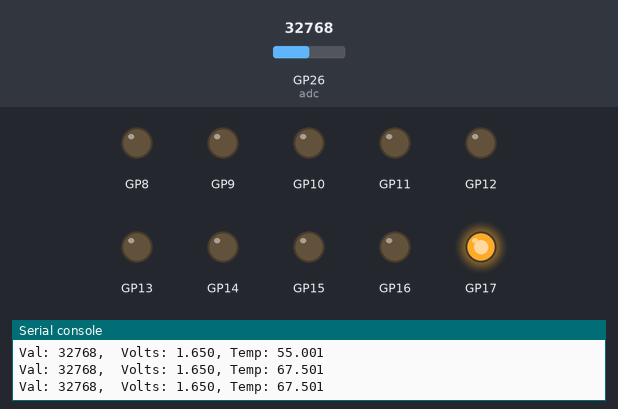
Recording of a program running on a simulated Raspberry Pi Pico running MicroPython. Shown: output pins drawn as LEDs (lit = HIGH), the last lines printed to the serial console. The inputs (shaded band) are chosen by the test bench; at power-on: GP26 (adc) = 32768 (analog values on the 0–65535 scale).

Above: at 1.2 s.
1.3 s: GP26 (adc) set to 16640
2.8 s: GP26 (adc) set to 15872
At 3.5 s:
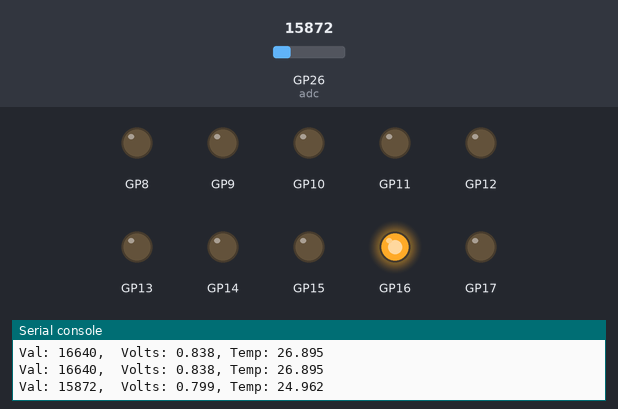
4.5 s: GP26 (adc) set to 7864
At 4.8 s:
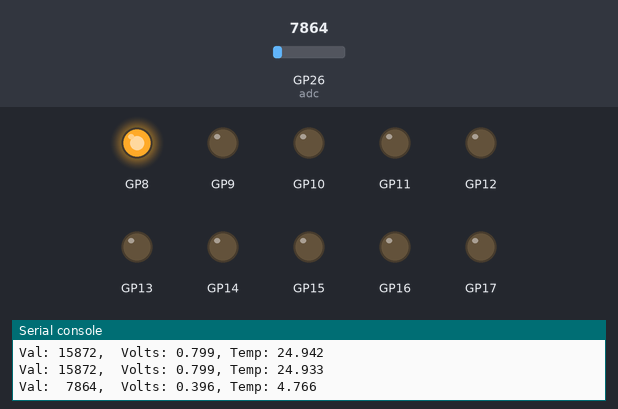
6.0 s: GP26 (adc) set to 19660
At 7.3 s:
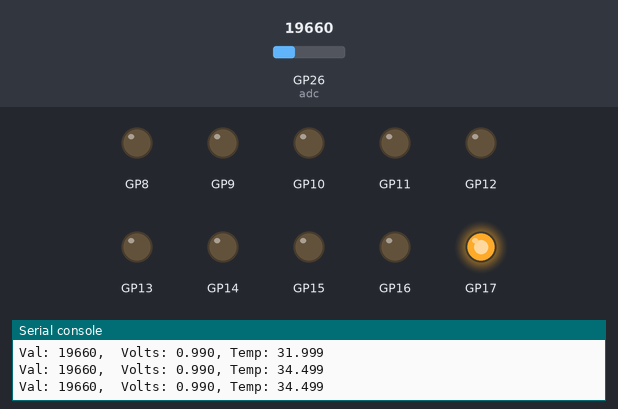
Timing chart, 0 to 8.5 s (numbered marks = the images above; inputs shaded):
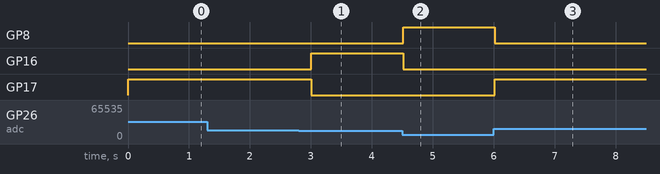

The program:

bartherm.py
```python
from machine import Pin, ADC
import time

BASE_LED_GPIO = 8
MAX_LED = 10 # from GPIO 8..17

COLD_TEMP  = 20 #16 # 20
WARM_TEMP  = 25 #30 # 25

adc = ADC( Pin(26) ) # ADC(0) on GPIO26
leds = []
for index in range( MAX_LED ):
	leds.append( Pin(BASE_LED_GPIO+index, Pin.OUT, value=0) )
#for led in leds:
#	print( led )

def map(x, in_min, in_max, out_min, out_max):
	# return float
	return (x - in_min) * (out_max - out_min) / (in_max - in_min) + out_min

temp = 0
try:
	while True:
		# Read temp
		val = 0
		for i in range(20):
			val += adc.read_u16() # 0-65535
		val = val/20

		volts = 3.3 * val / 65535
		# convert voltage to temperature
		temp += (volts-0.55)*100
		temp /= 2
		print( 'Val: %5i,  Volts: %5.3f, Temp: %5.3f' % (val,volts,temp) )
		if temp > WARM_TEMP:
			temp = WARM_TEMP
		elif temp < COLD_TEMP:
			temp = COLD_TEMP
		# Calculate led to light
		on_idx = int( map( temp, COLD_TEMP, WARM_TEMP, 0, MAX_LED-1 ) )
		# Update all the LEDs
		for index, led in enumerate( leds ):
			led.value( index==on_idx )
		time.sleep_ms( 500 )
finally:
	# Switch off
	for led in leds:
		led.value( 0 )
```

Measured:
- the behaviour switches between 15888 and 15872 on GP26 (adc) (found by bisection; images 0 and 1)
- after the input at 2.8 s, GP16: LOW → HIGH after 0.21 s; GP17: HIGH → LOW after 0.21 s
- after the input at 4.5 s, GP8: LOW → HIGH at once; GP16: HIGH → LOW at once
- after the input at 6.0 s, GP8: HIGH → LOW at once; GP17: LOW → HIGH at once
